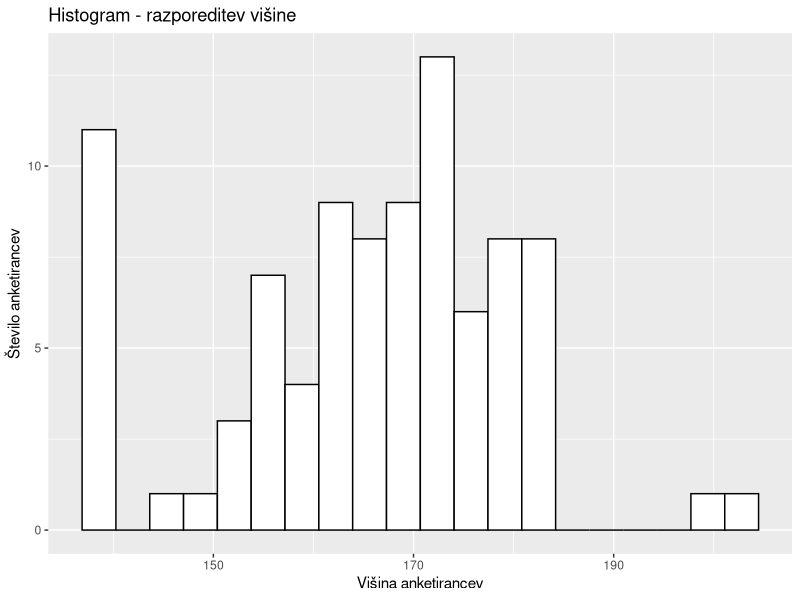
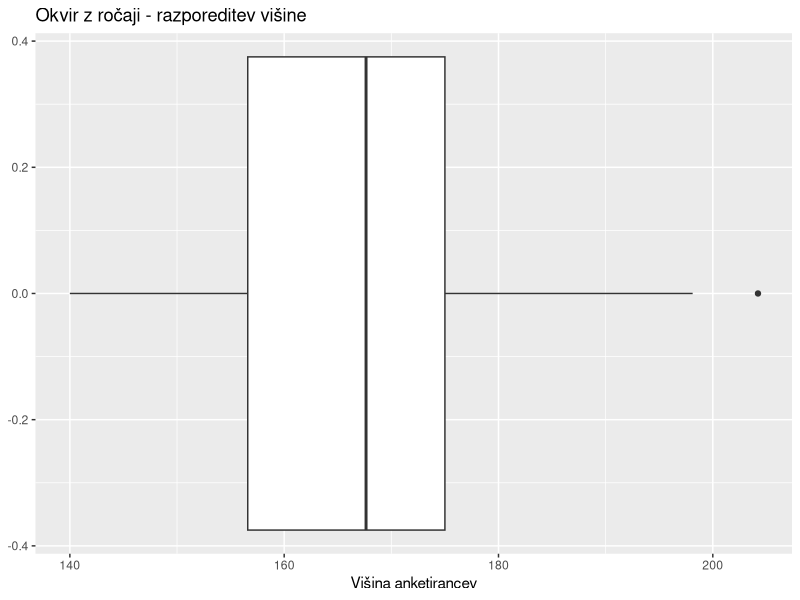
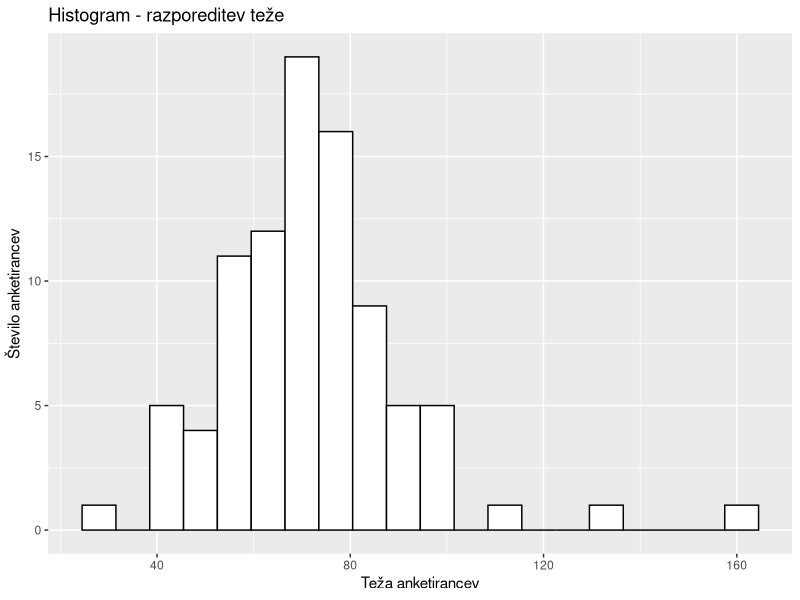
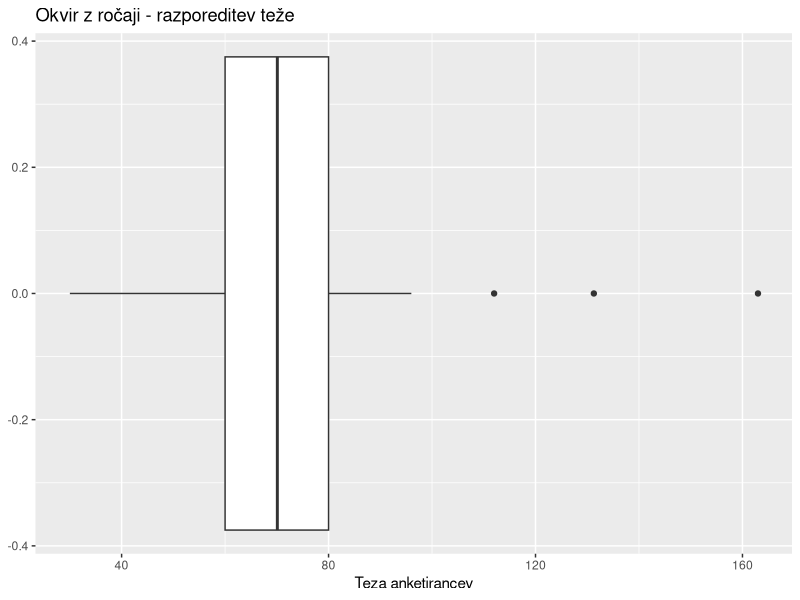
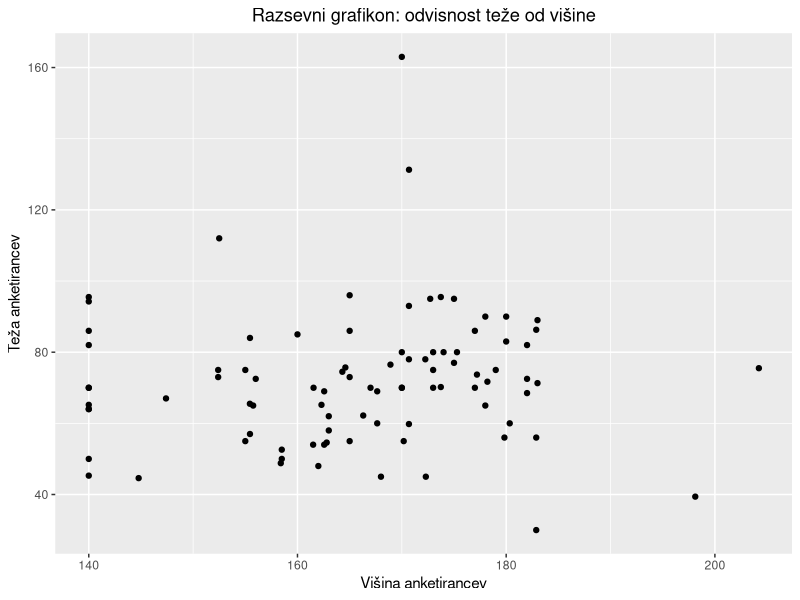
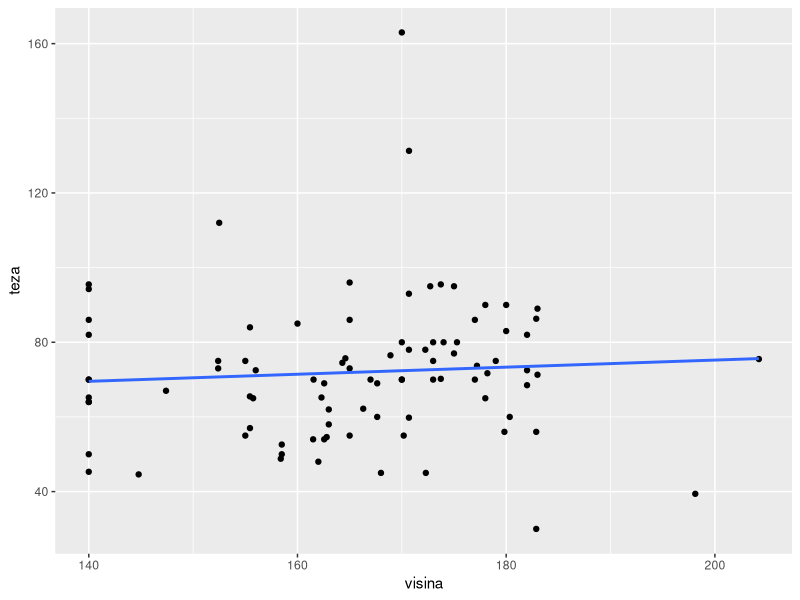
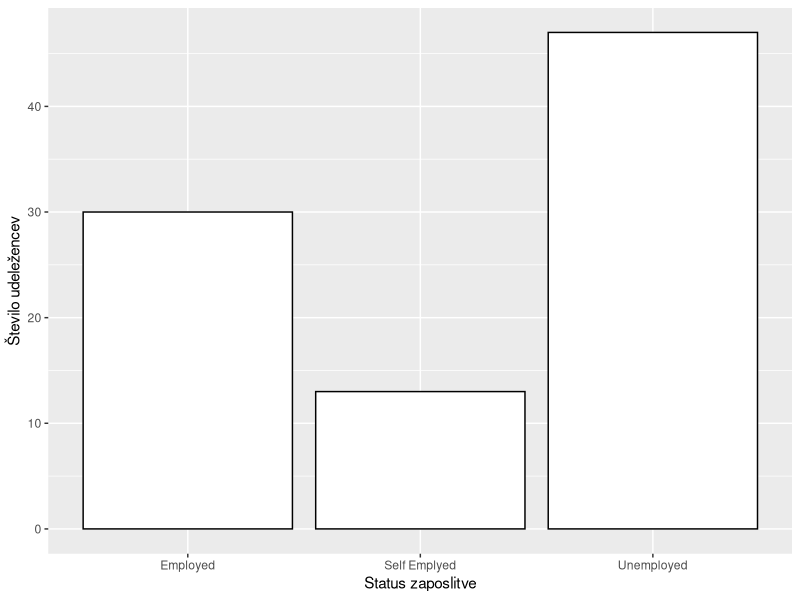
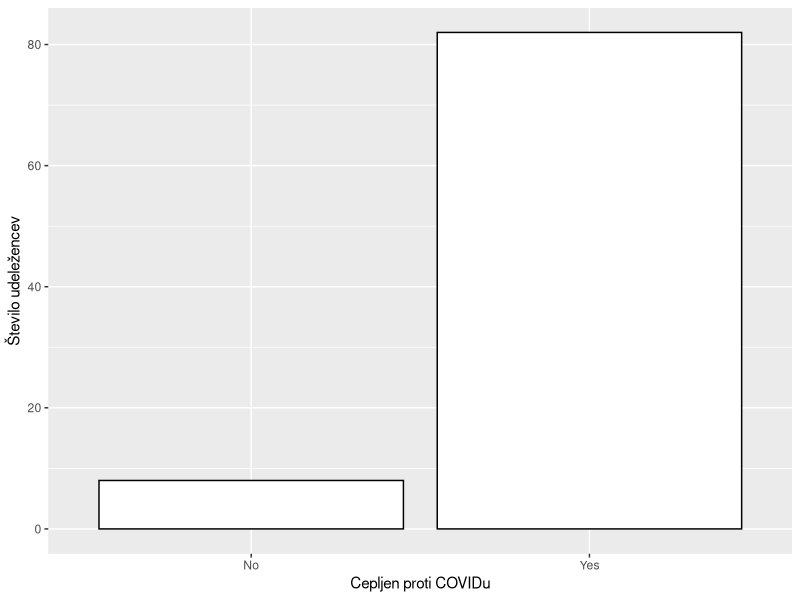

R code for these plots, in order:

#Počekiram working directory in jo nastavim na mapo v kateri delam
#to je zato, da lažje kličem .csv datoteko in dobim podatke iz nje
#pomagala sem si s tem virom: https://stackoverflow.com/questions/62491103/error-setwd-cannot-change-working-directory
#.csv je v istem foldru kot tale .R
getwd()
setwd(file.path("C:", "Users", "tjasa", "Desktop", "FIS_Statistika_1", "naloga"))
getwd()

# Dodeljena datoteka za analizo: FavouriteIndianFood.csv

# DODELJENE SPREMENLJIVKE:
# Opisna 1: employment_status (zaposlitveni status)
# Opisna 2: covid_vaccine (COVID cepljenje)
# Številska 1: height (višina)
# številska 2: weight (teža)

#1. Opisovanje in urejanje podatkov

#a) Uporabljen ukaz za prikaz  vseh spremenljivk in enot v dani datoteki
data = read.csv("FavouriteIndianFood.csv", header = TRUE)

#b) priprava podatkov za kasnejšo uporabo:

visina = data$height #številska
teza = data$weight #številska
zaposlitveni_status = data$employment_status #opisna
cepljenje_proti_COVIDu = data$covid_vaccine #opisna

data_urejeni = data.frame(zaposlitveni_status, cepljenje_proti_COVIDu, visina, teza)

#c) spletna stran: https://www.kaggle.com/datasets/abdulraheem625/food-choice-male-vs-female-indianpakistani-food

#populacija: Vsi moški in ženske, ki so se udeležili Data Visualization delavnice in oddali svoje podatke, za analizo, med Zoom predanajem
#udeleženci delavnice Data Visualization iz celega sveta, ki so oddali svoje podatke, za analizo, med delavnico.
#stvarna: vsi ljudje
#Krajevna: iz celega sveta
#časovna: v času Data Visualization delavnice (11.12.2022)


#statistična enota: en človek, ki se je udeležil Data Visualization delavnice in oddal svoje podatke za analizo med Zoom predavanjem.

#opredelitev spremenljivk:
# zaposlitveni status: opisna, nominalna
# cepljenje proti covidu: opisna, nominalna
# višina: številska, zvezna, razmernostna
# teža: številska, zvezna, razmernostna

#2. Analiza številskih spremenljivk

# a)Izračunajte glavne opisne statistike (srednje vrednosti in mere variabilnosti) za obe
# številski spremenljivki in jih prikažite (ustavite sliko rezultatov). Rezultate tudi vsebinsko
# interpretirajte.
library(psych)
#višina:
#srednje vrednosti: aritmeticna sredina, modus, mediana

mean(visina)
median(visina)
quantile(visina, probs=c(0.25, 0.5, 0.75))
describe(visina)
#srednja višina udeležencev je okoli 165.69cm
#mediana je 167.64cm, kar pomeni, da je 50% udeležencev višjih od 167.64cm, 50% udeležencev pa nižjih od 167.64cm
# iz rezultatov lahko sklepamo, da je povprečna višina udeležencev 165.69cm, 50% udeležencev je manjših od 167.64cm, 
# četrtina ljudi pa je celo manjših od 156.6cm. Standardna deviacija (sd) je 13.92, kar pomeni, da ima večina ljudi velikost v rangu
# razponu 151.77cm (mean-sd) in 179.61cm (mean+sd). 
# Koeficient asimetrije (skew) je -0.23 (<0) kar pomeni, da imamo asimetrijo v levo (rep na levi in vrh na desni strani).
#Asimetrija v levo pomeni, da je večje število ljudi višjih od povprečja
# Koeficient sploščenosti (kurtosis) pa je -0.15 (<0) kar pomeni, da je porazdelitev višine sploščena. 
# Razpršenost podatkov okoli povprečja je večja.
165.69+13.92
165.69-13.92


#teža:
mean(teza)
median(teza)
quantile(teza, probs=c(0.25, 0.5, 0.75))
describe(teza)
# iz rezultatov lahko sklepamo, da je povprečna teža udeležencev 71.97368 kg, 50% udeležencev ima manj kot 70.1 kg, 
# četrtina ljudi pa ima manj kot 60.0kg. Standardna deviacija (sd) je 18.94, kar pomeni, da ima večina ljudi velikost v rangu
# razponu 53.03kg (mean-sd) in 90.91kg (mean+sd). 
# Koeficient asimetrije (skew) je 1.39 (>0) kar pomeni, da imamo asimetrijo v desno (rep na desni in vrh na levi strani).
# Asimetrija v desno pomeni, da je večje število ljudi lažjih od povprečja
# Koeficient sploščenosti (kurtosis) pa je 5.17 (>0) kar pomeni, da je porazdelitev teže zelo koničasta. 
# Razpršenost podatkov okoli povprečja je manjša. 
# Ker je vrednost sploščenosti tako zelo visoka, predvidevam, da je v podatkh tudi kar nekaj mejnih vrednosti
# (uporabniki niso napisali prave teže, ampak neko zelo visoko ali nizko številko, kar lahko privede do dolgih repov in koničaste porazdelitve)
# vidimo tudi da je najmanjša teža 30kg in največja teža 163kg, kar lahko nakazuje na velika odstopanja in posledično tako velik
# koeficient razpršenosti.
71.97+18.94
71.97-18.94

#b)Številski spremenljivki predstavite tudi grafično s pomočjo histograma in okvirja z ročaji.
# Na osnovi grafičnih prikazov opišite značilnosti posamezne spremenljivke.

library(ggplot2)

#višina:

#histogram
ggplot(data = data_urejeni) +
  geom_histogram(mapping = aes(x=visina), bins = 20, color='black', fill='white') + 
  xlab("Višina anketirancev") + 
  ylab("Število anketirancev") + 
  ggtitle("Histogram - razporeditev višine")
#okvir z ročaji
ggplot(data = data_urejeni) +
  geom_boxplot(mapping = aes(x=visina)) +
  xlab("Višina anketirancev") +
  ggtitle("Okvir z ročaji - razporeditev višine")


#teža:

#histogram
ggplot(data = data_urejeni) + 
  geom_histogram(mapping = aes(x=teza), bins = 20, color = 'black', fill = 'white') +
  xlab("Teža anketirancev") + 
  ylab("Število anketirancev") + 
  ggtitle("Histogram - razporeditev teže")
#okvir z ročaji
ggplot(data = data_urejeni) +
  geom_boxplot(mapping=aes(x=teza)) +
  xlab("Teza anketirancev") + 
  ggtitle("Okvir z ročaji - razporeditev teže")

#c) hipoteza
#Predpostavim, da povezanost med težo in višino ne obstaja, saj imata oba grafa popolnoma 
#drugačno asimetrijo in razpršenost. Vidim, da za različne višine dobimo dokaj ozek izbor tež 
#(večinoma med 60kg in 80kg).


# d) Glede na vsebino spremenljivk določite odvisno (Y) in neodvisno (X) spremenljivko.
# Nato narišite razsevni grafikon tako da je na x-osi spremenljivka X, na y-osi pa
# spremenljivka Y. Ustrezno preimenujte naslova osi, grafikonu dodajte tudi glavni naslov.
# Ali razsevni grafikon nakazuje na povezanost obravnavanih spremenljivk? Svoj odgovor
# pojasnite.

# Y odvisna -> teža
# X neodvisna -> višina

#razsevni grafikon:
ggplot(data_urejeni, mapping = aes(x=visina, y=teza)) +
  geom_point() +
  xlab("Višina anketirancev") +
  ylab("Teža anketirancev") +
  ggtitle("Razsevni grafikon: odvisnost teže od višine") +
  theme(plot.title = element_text(hjust = 0.5))


#razsevni grafikon nakazuje povezanost obravnavanih spremenljivk. 
#Glede na razsevni grafikon predvidevam da je pozevanost linearna, pozitivna in šibla

#Med obravnavanima spremenljivkama preverite njuno povezanost s pomočjo
#Pearsonovega korelacijskega koeficienta. Na osnovi njegove vrednosti opredelite smer in
#jakost povezanosti med obravnavanima spremenljivkama. Primerjajte dobljeni rezultat z
#vašo hipotezo iz točke c) te naloge.

pearsonov_koeficient = cor(data_urejeni$visina, data_urejeni$teza, method="pearson")
pearsonov_koeficient

#f) Izračunajte ustrezno linearno regresijsko premico in jo zapišite. Regresijsko premico
#vrišite tudi v razsevni grafikon iz točke d) te naloge.

model = lm(formula = teza ~ visina, data = data_urejeni)
model
ggplot(data_urejeni, mapping = aes(x=visina, y=teza)) + 
  geom_point() +
  geom_smooth(method='lm', se = FALSE)
# 56.2498, 0.0949
# teza = 56.2498 + 0.0949 * visina

summary(model)
#Adjusted R-squared:  -0.006445 

#3. ANALIZA OPISNIH SPREMENLJIVK


# a) Obe opisni spremenljivki najprej predstavite s pomočjo izpisa, ki prikazuje frekvence in
# odstotke posameznih vrednosti spremenljivk.
table(zaposlitveni_status)
prop.table(table(zaposlitveni_status))*100

table(cepljenje_proti_COVIDu)
prop.table(table(cepljenje_proti_COVIDu))*100

# b) Opisni spremenljivki predstavite tudi grafično (prikaz s stolpci), in na osnovi grafičnih
# prikazov opišite značilnosti posamezne spremenljivke.


ggplot(data = data_urejeni) +
  geom_bar(mapping = aes(x = zaposlitveni_status), color = 'black', fill = 'white') +
  xlab("Status zaposlitve") +
  ylab("Število udeležencev")

ggplot(data = data_urejeni) +
  geom_bar(mapping = aes(x = cepljenje_proti_COVIDu), color = 'black', fill = 'white') +
  xlab("Cepljen proti COVIDu") +
  ylab("Število udeležencev")


# c) Za obravnavani opisni spremenljivki izračunajte kontingenčno tabelo ter jo izpišite.

kont_tabela = table(zaposlitveni_status, cepljenje_proti_COVIDu)
kont_tabela


# e) Narišite oba grafa dvorazsežnih struktur: strukture ene opisne spremenljivke po stolcih
# druge na enem grafu in obratno na drugem. Sa slik opredelite če pričakujete povezanost
# spremenljivk in zakaj (zakaj ne).

ggplot(data = data_urejeni) + 
  geom_bar(mapping = aes(x = zaposlitveni_status, fill = cepljenje_proti_COVIDu), position = 'fill') +
  xlab("Zaposlitveni status")

# na tem grafu opazimo, da so vsi zaposleni udeleženci cepljeni proti kovidu, 
ggplot(data = data_urejeni) +
  geom_bar(mapping = aes( x = cepljenje_proti_COVIDu, fill = zaposlitveni_status), position = 'fill') +
  xlab("Cepljen proti COVIDu")

# d) Glede na vsebino spremenljivk, zapišite vašo hipotezo, oziroma če pričakujete njuno
# povezanost in zakaj (zakaj ne).

#Pričakujem šibko povezanost med spremenljivkama, saj opažam da so vsi zaposleni cepljeni, 
#največ necepljenih pa je med nezaposlenimi

# f) Izračunajte vrednost Hi-kvadrat testa in kontingenčne koeficiente (C in Cpop). Opredelite
# in obrazložite, ali med spremenljivkama obstaja povezava, tudi kakšna je jakost povezanosti
# med obravnavanima spremenljivkama.

HI2 =chisq.test(kont_tabela)
HI2
library(grid)
library(vcd)
assocstats(kont_tabela)

C_pop = 0.218/sqrt((2-1)/2)
C_pop